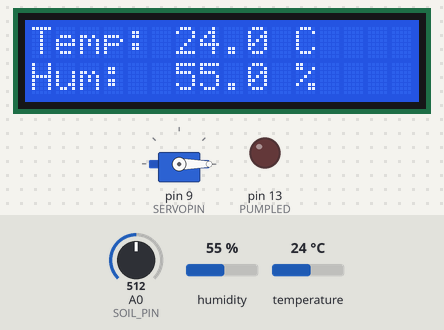
Bench run of a sketch on a simulated Arduino Uno, built with avr-gcc and run on an emulated ATmega328P. Shown: 16×2 character LCD, servo, output pins drawn as LEDs (lit = HIGH). The inputs (shaded band) are chosen by the test bench; at power-on: A0 (SOIL_PIN) = 512, temperature 24 °C, humidity 55 %. What the sketch prints to the serial monitor is not drawn.

Above: at 3.3 s.
3.4 s: A0 (SOIL_PIN) set to 407
At 11.9 s:
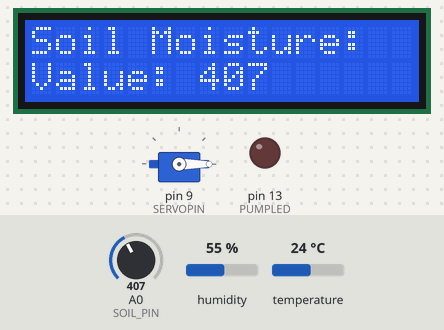
15.4 s: A0 (SOIL_PIN) set to 387
At 21.0 s:
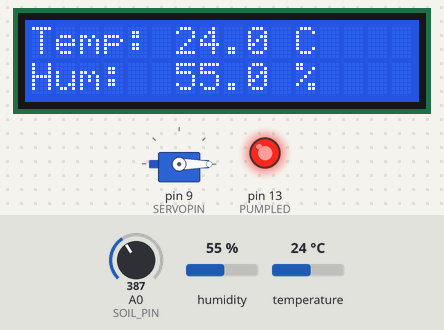
27.4 s: temperature set to 29.6 °C
At 33.3 s:
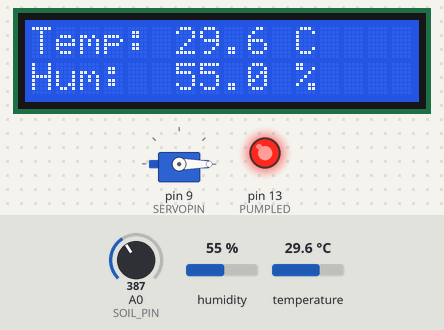
36.9 s: temperature set to 30.7 °C
At 39.0 s:
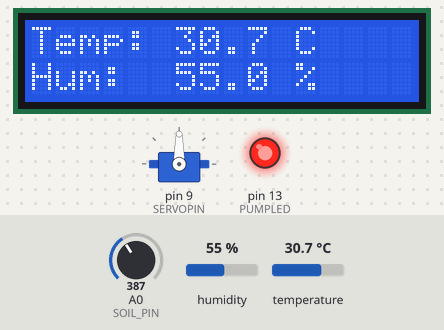
48.9 s: A0 (SOIL_PIN) set to 410
At 51.6 s:
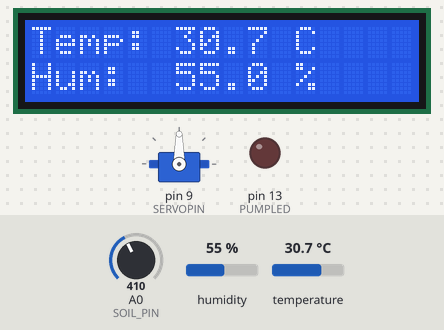
60.9 s: humidity set to 22 %
At 63.9 s:
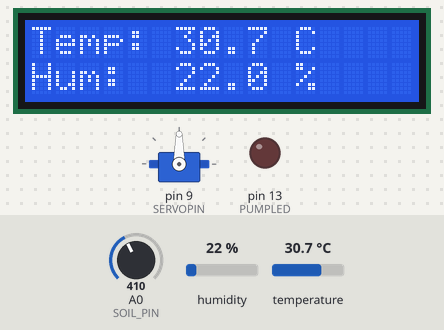
Timing chart, 0 to 65.4 s (numbered marks = the images above; inputs shaded):
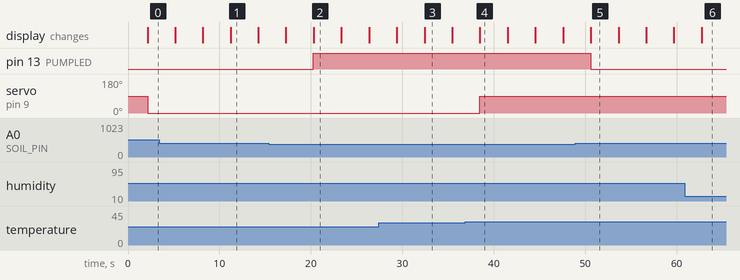

Measured:
- the behaviour switches between 400 and 399 on A0 (SOIL_PIN) (found by bisection; images 1 and 2)
- the behaviour switches between 30 and 30.1 °C on temperature (found by bisection; images 3 and 4)
- after the input at 3.4 s, the display: first differs from a run without the input after 7.8 s (image 1)
- after the input at 15.4 s, pin 13 (PUMPLED): LOW → HIGH after 4.9 s
- after the input at 27.4 s, the display: first differs from a run without the input after 5.0 s (image 3)
- after the input at 36.9 s, servo on pin 9 (SERVOPIN): 0° → 90° after 1.6 s; the display: changes after 1.6 s (image 4)
- after the input at 48.9 s, pin 13 (PUMPLED): HIGH → LOW after 1.7 s
- after the input at 60.9 s, the display: changes after 1.8 s (image 6)

The sketch:

sketch.ino
```cpp
#include <Wire.h>
#include <LiquidCrystal_I2C.h>
#include <Servo.h>
#include <DHT.h>

#define DHTPIN 2
#define DHTTYPE DHT22
#define SOIL_PIN A0
#define PUMPLED 13
#define SERVOPIN 9

const float TEMP_THRESHOLD = 30.0;
const int SOIL_THRESHOLD = 400;

DHT dht(DHTPIN,DHTTYPE);
LiquidCrystal_I2C lcd(0x27,16,2);
Servo windowServo;


void setup(){
  Serial.begin(9600);
  dht.begin();
  lcd.init();
  lcd.backlight();
  windowServo.attach(SERVOPIN);

  pinMode(PUMPLED, OUTPUT);

  lcd.setCursor(0,0);
  lcd.print("SMART GREENHOUSE");
  lcd.setCursor(0,1);
  lcd.print("System Initialized");
  delay(2000);
  lcd.clear();
}

void loop(){

float temp = dht.readTemperature();
float hum = dht.readHumidity();

int soilMoisture = analogRead(SOIL_PIN);

if (isnan(temp) || isnan(hum)) {
Serial.println("Failed to read from DHT sensor!");
return;
}

if (temp>TEMP_THRESHOLD){
  windowServo.write(90);
  Serial.println("Alert: High Temp! Opening Window.");
}
else{
  windowServo.write(0);
}
if (soilMoisture < SOIL_THRESHOLD) {
    digitalWrite(PUMPLED, HIGH);
    Serial.println("Alert: Dry Soil! Activating Pump.");
  } else {
    digitalWrite(PUMPLED, LOW);

  }

lcd.clear();
lcd.setCursor(0, 0);
lcd.print("Temp: ");
lcd.print(temp, 1);
lcd.print(" C");

lcd.setCursor(0, 1);
lcd.print("Hum:  ");
lcd.print(hum, 1);
lcd.print(" %");
delay(3000);

lcd.clear();
lcd.setCursor(0, 0);
lcd.print("Soil Moisture:");
lcd.setCursor(0, 1);
lcd.print("Value: ");
lcd.print(soilMoisture);
delay(3000);
}
```
